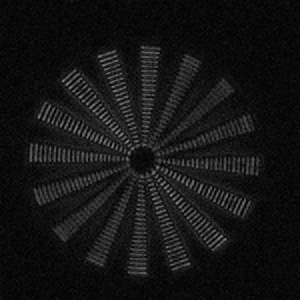
#> input picture img_retardance3D_t000_p000_z044.tif, 300 x 300 px
$ jupyter execute --allow-errors 'Glyph Packing Ellipse.ipynb'   (shell and % lines are left out)
#> lines starting #> are read from the running program, lines starting #| are printed output that depends on the picture
[cell 1]
# Parameters
initial_num_points = 1000
final_points = 800
alpha = 1000.0
max_time = 20.0
min_time = 10.0
num_iterations = 40
boundary = 20
c_drag = 10.0
image_size = 40

[cell 2]
import numpy as np
import matplotlib.pyplot as plt

import tifffile as tf
import os
import numpy as np
import matplotlib
matplotlib.use('Agg')
import matplotlib.pyplot as plt
from matplotlib import cm
import cv2
from mpl_toolkits.axes_grid1 import make_axes_locatable
from scipy.integrate import odeint
import time
from numpy import linalg as LA
import random
from itertools import cycle
from scipy import interpolate
import cv2

def nanRobustBlur(I, dim):
    V=I.copy()
    V[I!=I]=0
    VV=cv2.blur(V,dim)
    W=0*I.copy()+1
    W[I!=I]=0
    WW=cv2.blur(W,dim)
    Z=VV/WW
    return Z

anisotropy = cv2.imread('img_retardance3D_t000_p000_z044.tif', -1).astype('float32')
#> anisotropy: shape (300, 300) float32; min 9, max 37978, mean 5291.5
orientation = cv2.imread('img_azimuth_t000_p000_z044.tif', -1).astype('float32')
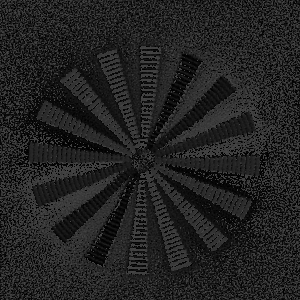
#> input picture img_azimuth_t000_p000_z044.tif, 300 x 300 px
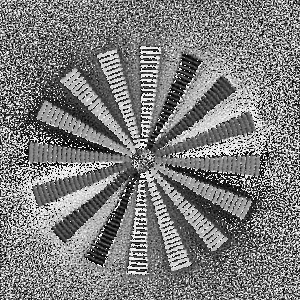
#> orientation: shape (300, 300) float32; min 0, max 17999, mean 8826.2; drawn with min black and max white
anisotropy = anisotropy[100:200, 100:200]
#> anisotropy: shape (100, 100) float32
orientation = orientation[100:200, 100:200]
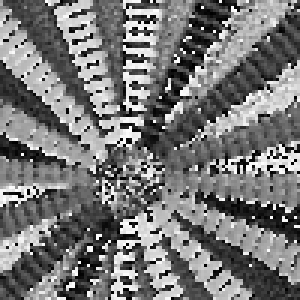
#> orientation: shape (100, 100) float32 (shown 3 times larger); min 4, max 17996, mean 8451; drawn with min black and max white
orientation = orientation / 18000*np.pi
anisotropy = anisotropy / 10000

# anisotropy = np.zeros((image_size, image_size)) + 0.1
# orientation = np.zeros((image_size, image_size))
# anisotropy[10:30, 10:30] = 10

def return_smooth(orientation, anisotropy):
    U, V =  anisotropy*np.cos(2 * orientation), anisotropy*np.sin(2 * orientation)
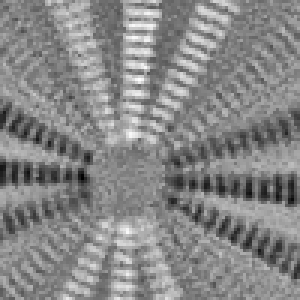
#> U: shape (100, 100) float32 (shown 3 times larger); min -2.71, max 2.4, mean 0.000521; drawn with min black and max white
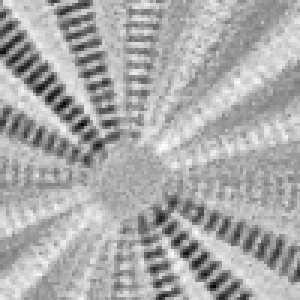
#> V: shape (100, 100) float32 (shown 3 times larger); min -3.68, max 1.82, mean -0.000439; drawn with min black and max white
    USmooth = nanRobustBlur(U, (1, 1)) # plot smoothed vector field
#> in nanRobustBlur, `W=0*I.copy()+1`: W: shape (100, 100) float32; every value is 1
    VSmooth = nanRobustBlur(V, (1, 1)) # plot smoothed vector field
    azimuthSmooth = (0.5*np.arctan2(VSmooth,USmooth)) % np.pi
    RSmooth = np.sqrt(USmooth**2+VSmooth**2)

    return RSmooth, azimuthSmooth

anisotropy, orientation = return_smooth(orientation, anisotropy)

def return_D(position):
    scale_value = anisotropy[position[0]][position[1]]
    theta = orientation[position[0]][position[1]]

    if abs(scale_value) > 1:
        scale_matrix = np.matrix([[scale_value, 0], [0, 1]])
    else:
        scale_matrix = np.matrix([[1, 0], [0, scale_value]])

    angle_matrix = np.matrix([[np.cos(theta), -np.sin(theta)], [np.sin(theta), np.cos(theta)]])
    angle_matrix_2 = np.matrix([[np.cos(theta), np.sin(theta)], [-np.sin(theta), np.cos(theta)]])

    D_matrix = np.matmul(np.matmul(angle_matrix, scale_matrix), angle_matrix_2)

    return D_matrix

memory_inverse = {}

D1 = np.zeros_like(anisotropy, dtype=np.float32)
D2 = np.zeros_like(anisotropy, dtype=np.float32)
D3 = np.zeros_like(anisotropy, dtype=np.float32)
D4 = np.zeros_like(anisotropy, dtype=np.float32)

x = np.arange(0, anisotropy.shape[0], 1)
#> x = 100 values from 0 to 99
y = np.arange(0, anisotropy.shape[1], 1)
#> y = 100 values from 0 to 99

for i in x:
    for j in y:
        scale_matrix = return_D([i, j])
        memory_inverse[(i, j)] = np.linalg.inv(scale_matrix)

        D1[i, j] = scale_matrix[0, 0]
        D2[i, j] = scale_matrix[0, 1]
        D3[i, j] = scale_matrix[1, 0]
        D4[i, j] = scale_matrix[1, 1]
#> this loop made 100 passes
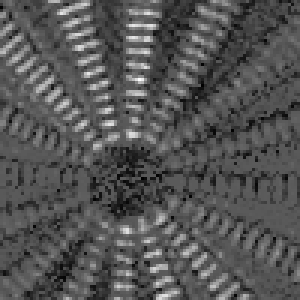
#> D1: shape (100, 100) float32 (shown 3 times larger); min 0.0841, max 2.67, mean 0.949; drawn with min black and max white
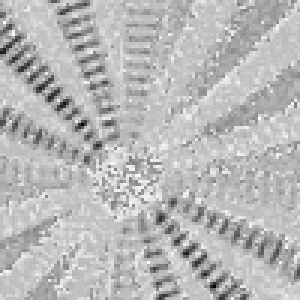
#> D2: shape (100, 100) float32 (shown 3 times larger); min -1.36, max 0.488, mean -0.0241; drawn with min black and max white
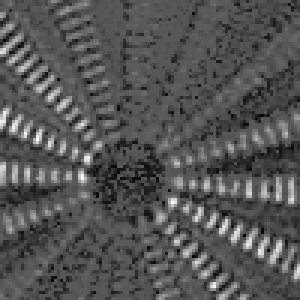
#> D4: shape (100, 100) float32 (shown 3 times larger); min 0.0488, max 2.77, mean 0.96; drawn with min black and max white

#> (the rest of this cell did not finish here and is left out)

[cell 3]
plt.imshow(anisotropy)

[cell 4]
# plt.imshow(edges_y)

[cell 5]
def return_D_interp(position):
    D1_value = D1_interp(position[0], position[1])[0]
    D2_value = D2_interp(position[0], position[1])[0]
    D3_value = D3_interp(position[0], position[1])[0]
    D4_value = D4_interp(position[0], position[1])[0]

    return np.matrix([[D1_value, D2_value], [D3_value, D4_value]])

[cell 6]
# [22 lines left out: function return_D_inverse, not called in this run]

[cell 7]
gamma = 0.5
# [7 lines left out: function force_function_list, not called in this run]

[cell 8]
# [49 lines left out: function return_total_force, not called in this run]

[cell 9]
random_rows = np.random.choice(anisotropy.shape[0], initial_num_points)
random_columns = np.random.choice(anisotropy.shape[1], initial_num_points)
random_points = list(zip(random_rows, random_columns))

#> (a cell that did not finish here is left out)

#> (a cell that did not finish here is left out)

max_eig = max(eig_D)

#> (a cell that did not finish here is left out)

[cell 13]
curr_points = final_points

def form_dict(points):
#> called with points = 800
    dict_points = {}

    for point in points:
        bin_coord = bin_coords(point)

        if bin_coord in dict_points.keys():
            dict_points[bin_coord].append(point)
        else:
            dict_points[bin_coord] = [point]

    return dict_points

[cell 14]
# [29 lines left out: function total_force_on_point, not called in this run]

[cell 15]
# [12 lines left out: functions diff_equation, solve_particle_path, not called in this run]

[cell 16]
# import multiprocessing as mp
# print("Number of processors: ", mp.cpu_count())

[cell 17]
# [16 lines of commented-out code are left out]

[cell 18]
# [20 lines of commented-out code are left out]

#> (a cell that did not finish here is left out)

#> (a cell that did not finish here is left out)

#> (a cell that did not finish here is left out)

[cell 22]
USmooth, VSmooth = anisotropy*np.cos(orientation), anisotropy*np.sin(orientation)
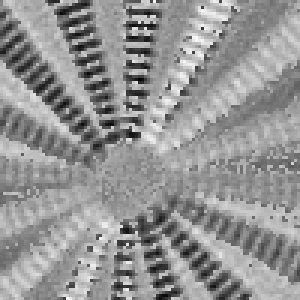
#> USmooth: shape (100, 100) float32 (shown 3 times larger); min -2.7, max 1.93, mean -0.00162; drawn with min black and max white
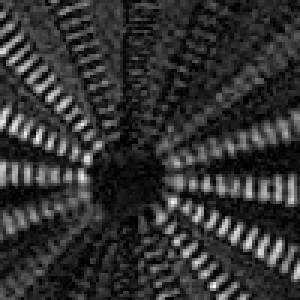
#> VSmooth: shape (100, 100) float32 (shown 3 times larger); min 0.000169, max 3, mean 0.589; drawn with min black and max white
#> (the rest of this cell did not finish here and is left out)

[cell 23]
Plotting_X = []
Plotting_Y = []
Plotting_U = []
Plotting_V = []
Plotting_orient = []

USmooth = USmooth*10
VSmooth = VSmooth*10

within_boundary_pos = []

#> (the rest of this cell did not finish here and is left out)

[cell 24]
major_axis_len = []
minor_axis_len = []
orientation_list = []
scale_ellipse = 3

for p in within_boundary_pos:
    orientation_list.append(orientation[p[0], p[1]])
    anisotropy_value = anisotropy[p[0], p[1]]

    if abs(anisotropy_value) < 1:
        major_axis_len.append(1*scale_ellipse)
        minor_axis_len.append(abs(anisotropy_value)*scale_ellipse)
    else:
        minor_axis_len.append(1*scale_ellipse)
        major_axis_len.append(abs(anisotropy_value)*scale_ellipse)
